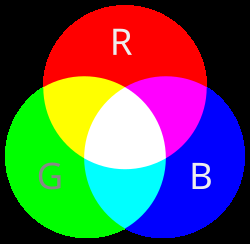
#> input picture 6_OpenCV/image/rgb.png, 250 x 244 px
$ python 05_Pixel.py
#> lines starting #> are read from the running program, lines starting #| are printed output that depends on the picture; after the words box and inside, x2 and y2 are one past the last pixel; in counts of white or black regions, pixels touching at a corner belong together
import cv2
import numpy as np

# 가로 640, 세로 460 크기의 검은색 빈 화면 생성
img = np.zeros((640, 460, 3), dtype=np.uint8)

# 일부 영역 (세로 100~200, 가로 200~ 300)을 흰색으로 색칠
img[100:200, 200:300] = (255, 255, 255)

cv2.imshow("img", img)
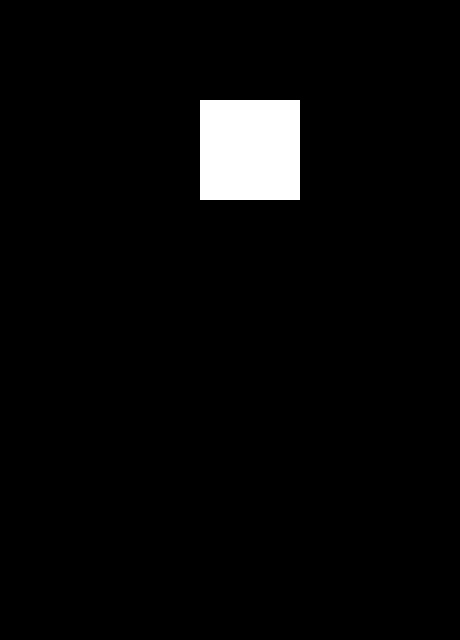
#> window 'img': shape (640, 460, 3); 3.4% white; 1 white region, box (x1, y1, x2, y2) and area: (200, 100, 300, 200) 10000
cv2.waitKey(0)
cv2.destroyAllWindows()

# 이미지 채널 분리와 병합
image = cv2.imread("image/rgb.png")
#> image is the input picture: shape (244, 250, 3); mean B, G, R 87.1, 87.3, 89.9

# 채널 분리(B, G, R 순서)
b, g, r = cv2.split(image)
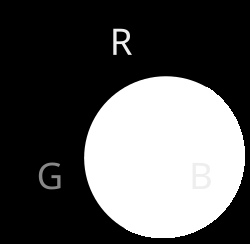
#> b: shape (244, 250); min 0, max 255, mean 87.1
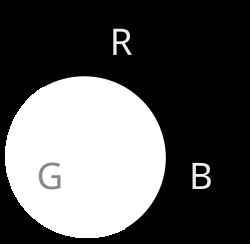
#> g: shape (244, 250); min 0, max 255, mean 87.3
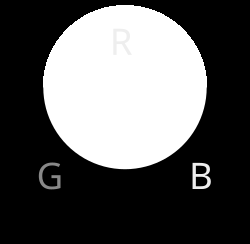
#> r: shape (244, 250); min 0, max 255, mean 89.9

# 개별 채널 출력
cv2.imshow("Blue Channel", b)
cv2.imshow("Green Channel", g)
cv2.imshow("Red Channel", r)

cv2.waitKey(0)
cv2.destroyAllWindows()

# 색상 공간 변환 (BGR -> Gray)
gray_img = cv2.cvtColor(image, cv2.COLOR_BGR2GRAY)
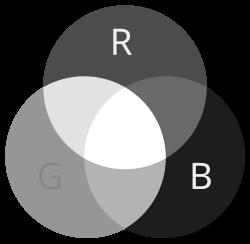
#> gray_img: shape (244, 250); min 0, max 255, mean 88
cv2.imshow("Drawing", gray_img)

cv2.waitKey(0)
cv2.destroyAllWindows()

# 분리된 채널을 리스트로 묶어서 병합
merged_image = cv2.merge([b, g, r])
cv2.imshow("Merged Image", merged_image)
cv2.waitKey(0)
cv2.destroyAllWindows()

# 실습 1. 이미지 흑백 반전
bw_img = 255 - cv2.cvtColor(image, cv2.COLOR_BGR2GRAY)
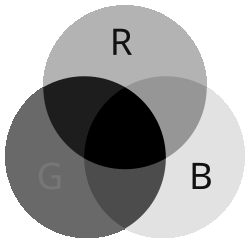
#> bw_img: shape (244, 250); min 0, max 255, mean 167
cv2.imshow("practice", bw_img)
cv2.waitKey(0)
cv2.destroyAllWindows()
